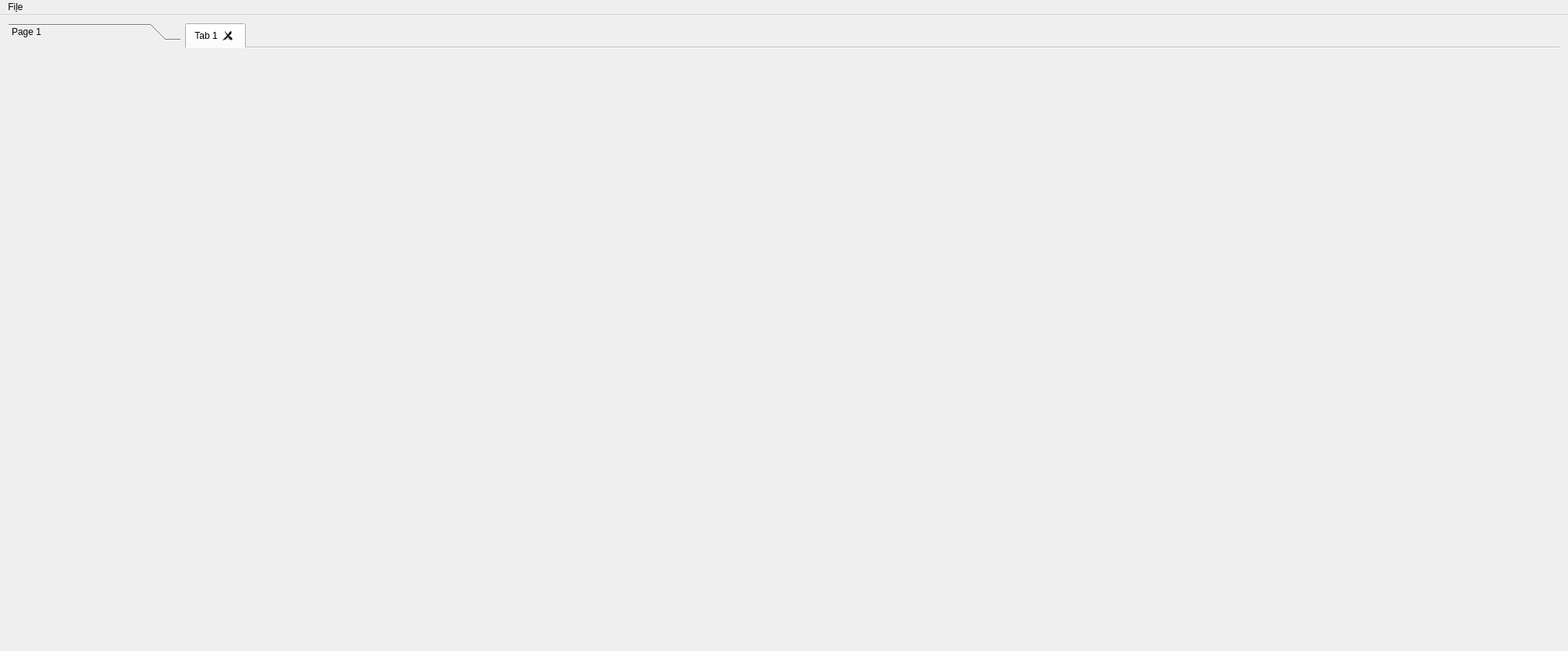
<?xml version="1.0" encoding="UTF-8"?>
<ui version="4.0">
 <class>Editor</class>
 <widget class="QMainWindow" name="Editor">
  <property name="geometry">
   <rect>
    <x>0</x>
    <y>0</y>
    <width>2016</width>
    <height>837</height>
   </rect>
  </property>
  <property name="windowTitle">
   <string>Spaghetti</string>
  </property>
  <widget class="QWidget" name="centralWidget">
   <layout class="QHBoxLayout" name="horizontalLayout" stretch="1,8">
    <item>
     <widget class="QToolBox" name="elementsList">
      <property name="currentIndex">
       <number>0</number>
      </property>
      <widget class="QWidget" name="page">
       <property name="geometry">
        <rect>
         <x>0</x>
         <y>0</y>
         <width>221</width>
         <height>760</height>
        </rect>
       </property>
       <attribute name="label">
        <string>Page 1</string>
       </attribute>
      </widget>
     </widget>
    </item>
    <item>
     <widget class="QTabWidget" name="tabWidget">
      <property name="currentIndex">
       <number>0</number>
      </property>
      <property name="documentMode">
       <bool>true</bool>
      </property>
      <property name="tabsClosable">
       <bool>true</bool>
      </property>
      <property name="movable">
       <bool>true</bool>
      </property>
      <widget class="QWidget" name="tab">
       <attribute name="title">
        <string>Tab 1</string>
       </attribute>
      </widget>
     </widget>
    </item>
   </layout>
  </widget>
  <widget class="QMenuBar" name="menuBar">
   <property name="geometry">
    <rect>
     <x>0</x>
     <y>0</y>
     <width>2016</width>
     <height>25</height>
    </rect>
   </property>
   <widget class="QMenu" name="menu_File">
    <property name="title">
     <string>Fi&amp;le</string>
    </property>
    <addaction name="actionNew"/>
    <addaction name="actionOpen"/>
    <addaction name="actionSave"/>
    <addaction name="separator"/>
    <addaction name="actionExit"/>
   </widget>
   <addaction name="menu_File"/>
  </widget>
  <action name="actionOpen">
   <property name="text">
    <string>&amp;Open</string>
   </property>
  </action>
  <action name="actionSave">
   <property name="text">
    <string>&amp;Save</string>
   </property>
  </action>
  <action name="actionExit">
   <property name="text">
    <string>E&amp;xit</string>
   </property>
  </action>
  <action name="actionNew">
   <property name="text">
    <string>&amp;New</string>
   </property>
  </action>
 </widget>
 <layoutdefault spacing="6" margin="11"/>
 <resources/>
 <connections/>
</ui>
